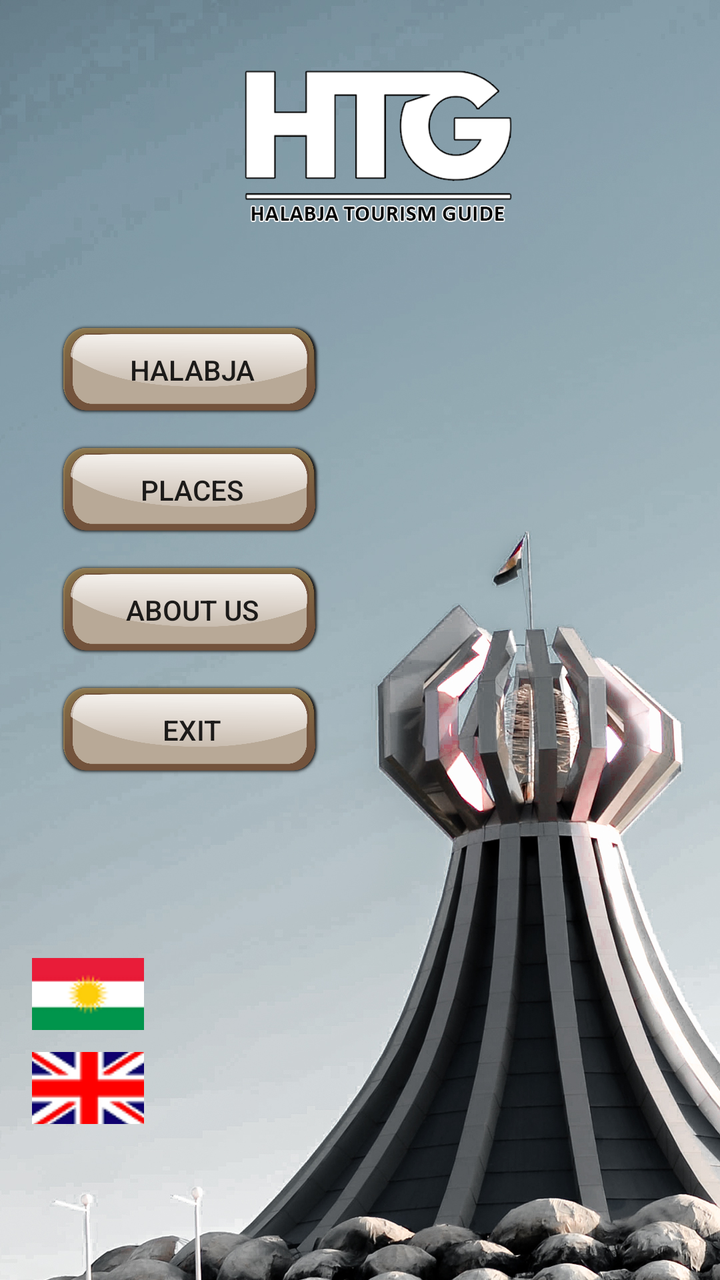
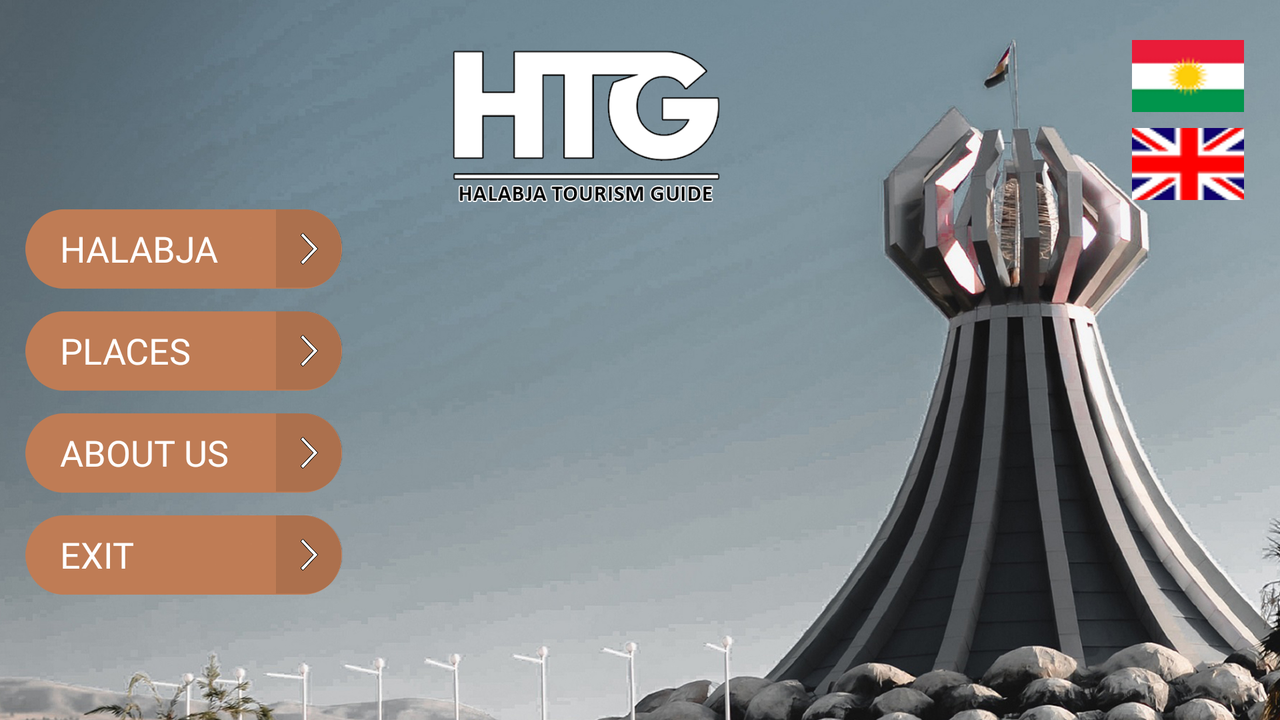

The same Android screen from two of the app's own layout files: first res/layout/ as a phone draws it, then the repository's variant for another configuration, drawn on a device whose configuration selects that folder. Both files follow.
<!-- AndroidManifest.xml: application theme AppTheme -->
<!-- res/layout/activity_main.xml -->
<?xml version="1.0" encoding="utf-8"?>
<androidx.constraintlayout.widget.ConstraintLayout xmlns:android="http://schemas.android.com/apk/res/android"
    xmlns:app="http://schemas.android.com/apk/res-auto"
    xmlns:tools="http://schemas.android.com/tools"
    android:layout_width="match_parent"
    android:background="@drawable/bg"
    android:supportsRtl="true"
    android:layout_height="match_parent"
    tools:context=".MainActivity">

    <ImageView
        android:id="@+id/imageView"
        android:layout_width="168dp"
        android:layout_height="88dp"
        android:layout_marginStart="105dp"
        android:layout_marginTop="30dp"
        android:src="@drawable/htg"
        app:layout_constraintStart_toStartOf="parent"
        app:layout_constraintTop_toTopOf="parent" />


    <Button
        android:id="@+id/halabja_btn"
        android:layout_width="142dp"
        android:layout_height="50dp"
        android:layout_marginStart="25dp"
        android:layout_marginTop="42dp"
        android:background="@drawable/btn"
        android:text="@string/b1"
        android:textAlignment="center"
        android:onClick="onHalabjaClick"
        app:layout_constraintStart_toStartOf="parent"
        app:layout_constraintTop_toBottomOf="@+id/imageView" />

    <Button
        android:id="@+id/places_btn"
        android:layout_width="142dp"
        android:layout_height="50dp"
        android:layout_marginStart="25dp"
        android:layout_marginTop="10dp"
        android:onClick="onPlace"
        android:background="@drawable/btn"
        android:text="@string/b2"
        android:textAlignment="center"
        app:layout_constraintStart_toStartOf="parent"
        app:layout_constraintTop_toBottomOf="@+id/halabja_btn" />

    <Button
        android:id="@+id/about_btn"
        android:layout_width="142dp"
        android:layout_height="50dp"
        android:layout_marginStart="25dp"
        android:layout_marginTop="10dp"
        android:onClick="onAboutClick"
        android:background="@drawable/btn"
        android:text="@string/b3"
        android:textAlignment="center"
        app:layout_constraintStart_toStartOf="parent"
        app:layout_constraintTop_toBottomOf="@+id/places_btn" />

    <Button
        android:id="@+id/exit_btn"
        android:layout_width="142dp"
        android:layout_height="50dp"
        android:layout_marginStart="25dp"
        android:layout_marginTop="10dp"
        android:onClick="onExit"
        android:background="@drawable/btn"
        android:text="@string/b4"
        android:textAlignment="center"
        app:layout_constraintStart_toStartOf="parent"
        app:layout_constraintTop_toBottomOf="@+id/about_btn" />

    <ImageButton
        android:id="@+id/ku_btn"
        android:layout_width="56dp"
        android:layout_height="36dp"
        android:layout_marginStart="16dp"
        android:layout_marginBottom="11dp"
        android:src="@drawable/ku"
        app:layout_constraintBottom_toTopOf="@+id/en_btn"
        app:layout_constraintStart_toStartOf="parent" />

    <ImageButton
        android:id="@+id/en_btn"
        android:layout_width="56dp"
        android:layout_height="36dp"
        android:layout_marginStart="16dp"
        android:layout_marginBottom="78dp"
        android:src="@drawable/en"
        app:layout_constraintBottom_toBottomOf="parent"
        app:layout_constraintStart_toStartOf="parent" />



</androidx.constraintlayout.widget.ConstraintLayout>
<!-- resources referenced by this layout -->
<resources>
  <!-- drawable bg: jpg bitmap (drawable, 559969 bytes) -->
  <!-- drawable btn: png bitmap (drawable, 96740 bytes) -->
  <!-- drawable en: png bitmap (drawable, 5187 bytes) -->
  <!-- drawable htg: png bitmap (drawable, 22749 bytes) -->
  <!-- drawable ku: png bitmap (drawable, 3151 bytes) -->
  <string name="b1">HALABJA</string>
  <string name="b2">PLACES</string>
  <string name="b3">ABOUT US</string>
  <string name="b4">EXIT</string>
  <style name="AppTheme" parent="Theme.AppCompat.Light.NoActionBar">
          
          <item name="colorPrimary">@color/colorPrimary</item>
          <item name="colorPrimaryDark">@color/colorPrimaryDark</item>
          <item name="colorAccent">@color/colorAccent</item>
          <item name="android:windowFullscreen">true</item>
      </style>
</resources>
<!-- res/layout-land/activity_main.xml (the repository's variant of the layout above) -->
<!-- drawn on the phone turned sideways -->
<?xml version="1.0" encoding="utf-8"?>
<androidx.constraintlayout.widget.ConstraintLayout xmlns:android="http://schemas.android.com/apk/res/android"
    xmlns:app="http://schemas.android.com/apk/res-auto"
    xmlns:tools="http://schemas.android.com/tools"
    android:layout_width="match_parent"
    android:background="@drawable/bg2"
    android:layout_height="match_parent"
    tools:context=".MainActivity">

    <ImageView
        android:layout_width="168dp"
        android:layout_height="88dp"
        android:layout_marginStart="209dp"
        android:layout_marginTop="20dp"
        android:src="@drawable/htg"
        app:layout_constraintStart_toStartOf="parent"
        app:layout_constraintTop_toTopOf="parent" />

    <FrameLayout
        android:layout_width="164dp"
        android:layout_height="50dp"
        android:layout_marginStart="10dp"
        android:layout_marginTop="100dp"
        app:layout_constraintStart_toStartOf="parent"
        app:layout_constraintTop_toTopOf="parent">

        <ImageButton
            android:id="@+id/btn_info"
            android:layout_width="match_parent"
            android:layout_height="49dp"
            android:background="@null"
            android:scaleType="fitXY"
            android:src="@drawable/b" />

        <TextView
            android:layout_width="wrap_content"
            android:layout_height="wrap_content"
            android:layout_marginLeft="20dp"
            android:layout_marginTop="12dp"
            android:clickable="false"
            android:textColor="@color/white"
            style="@style/txt"
            android:text="@string/b1"
            android:textSize="18sp" />
    </FrameLayout>

    <FrameLayout
        android:layout_width="164dp"
        android:layout_height="50dp"
        android:layout_marginStart="10dp"
        android:layout_marginTop="151dp"
        app:layout_constraintStart_toStartOf="parent"
        app:layout_constraintTop_toTopOf="parent">

        <ImageButton
            android:id="@+id/btn_trs"
            android:layout_width="match_parent"
            android:layout_height="49dp"
            android:background="@null"
            android:scaleType="fitXY"
            android:src="@drawable/b" />

        <TextView
            android:layout_width="wrap_content"
            android:layout_height="wrap_content"
            android:layout_marginLeft="20dp"
            android:layout_marginTop="12dp"
            android:clickable="false"
            android:textColor="@color/white"
            android:text="@string/b2"
            style="@style/txt"
            android:textSize="18sp" />
    </FrameLayout>

    <FrameLayout
        android:layout_width="164dp"
        android:layout_height="50dp"
        android:layout_marginStart="10dp"
        android:layout_marginTop="202dp"
        app:layout_constraintStart_toStartOf="parent"
        app:layout_constraintTop_toTopOf="parent">

        <ImageButton
            android:id="@+id/btn_about"
            android:layout_width="match_parent"
            android:layout_height="49dp"
            android:background="@null"
            android:scaleType="fitXY"
            android:src="@drawable/b" />

        <TextView
            android:layout_width="wrap_content"
            android:layout_height="wrap_content"
            android:layout_marginLeft="20dp"
            android:layout_marginTop="12dp"
            style="@style/txt"
            android:textColor="@color/white"
            android:clickable="false"
            android:text="@string/b3"
            android:textSize="18sp" />
    </FrameLayout>

    <FrameLayout
        android:id="@+id/frameLayout"
        android:layout_width="164dp"
        android:layout_height="50dp"
        android:layout_marginStart="10dp"
        android:layout_marginTop="253dp"
        app:layout_constraintStart_toStartOf="parent"
        app:layout_constraintTop_toTopOf="parent">

        <ImageButton
            android:id="@+id/btn_exit"
            android:layout_width="match_parent"
            android:layout_height="49dp"
            android:background="@null"
            android:scaleType="fitXY"
            android:src="@drawable/b" />

        <TextView
            android:layout_width="wrap_content"
            android:layout_height="wrap_content"
            android:layout_marginLeft="20dp"
            android:layout_marginTop="12dp"
            android:clickable="false"
            android:textColor="@color/white"
            style="@style/txt"
            android:text="@string/b4"
            android:textSize="18sp" />


    </FrameLayout>

    <ImageButton
        android:id="@+id/ku_btn"
        android:layout_width="56dp"
        android:layout_height="36dp"
        android:layout_marginTop="20dp"
        android:layout_marginEnd="18dp"
        android:src="@drawable/ku"
        app:layout_constraintEnd_toEndOf="parent"
        app:layout_constraintTop_toTopOf="parent" />

    <ImageButton
        android:id="@+id/en_btn"
        android:layout_width="56dp"
        android:layout_height="36dp"
        android:layout_marginTop="8dp"
        android:layout_marginEnd="18dp"
        android:src="@drawable/en"
        app:layout_constraintEnd_toEndOf="parent"
        app:layout_constraintTop_toBottomOf="@+id/ku_btn" />

</androidx.constraintlayout.widget.ConstraintLayout>
<!-- resources referenced by the variant -->
<!-- as the phone turned sideways resolves them -->
<resources>
  <!-- drawable b: png bitmap (drawable, 71730 bytes) -->
  <!-- drawable bg2: jpg bitmap (drawable, 646605 bytes) -->
  <!-- drawable en: png bitmap (drawable, 5187 bytes) -->
  <!-- drawable htg: png bitmap (drawable, 22749 bytes) -->
  <!-- drawable ku: png bitmap (drawable, 3151 bytes) -->
  <string name="b1">HALABJA</string>
  <string name="b2">PLACES</string>
  <string name="b3">ABOUT US</string>
  <string name="b4">EXIT</string>
  <style name="txt">
          <item name="android:fontFamily">@font/albert</item>
          <item name="android:color">@color/white</item>
          <item name="android:textSize">18sp</item>
      </style>
  <style name="AppTheme" parent="Theme.AppCompat.Light.NoActionBar">
          
          <item name="colorPrimary">@color/colorPrimary</item>
          <item name="colorPrimaryDark">@color/colorPrimaryDark</item>
          <item name="colorAccent">@color/colorAccent</item>
          <item name="android:windowFullscreen">true</item>
      </style>
</resources>
